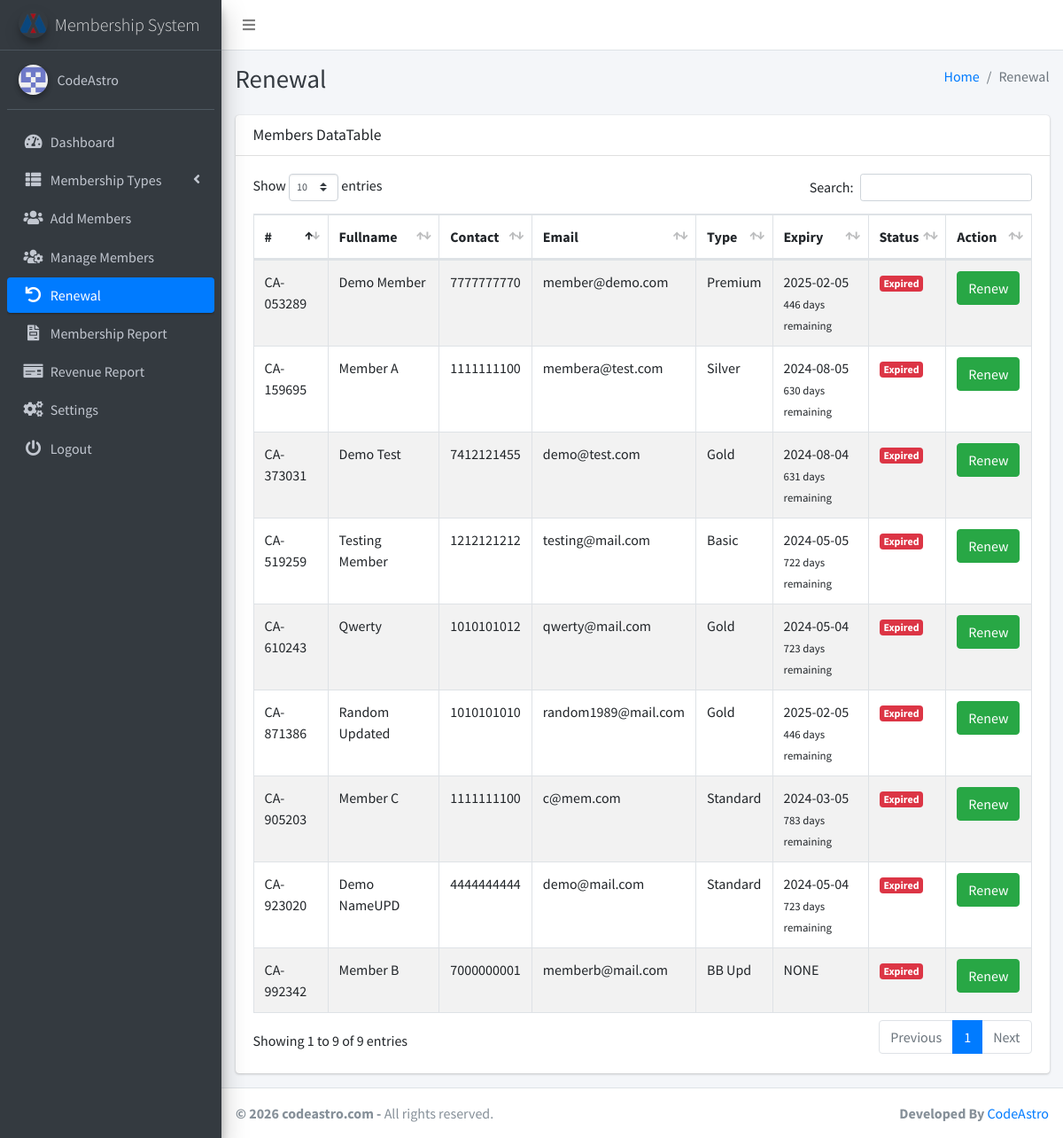
The page /list_renewal.php (signed in) on the database its author committed.
### tables this page shows
CREATE TABLE IF NOT EXISTS `settings` (
`id` int(11) NOT NULL,
  `system_name` varchar(255) NOT NULL,
  `logo` varchar(255) NOT NULL,
  `currency` varchar(50) NOT NULL
);

CREATE TABLE IF NOT EXISTS `members` (
`id` int(11) NOT NULL,
  `fullname` varchar(255) NOT NULL,
  `dob` date NOT NULL,
  `gender` varchar(10) NOT NULL,
  `contact_number` varchar(20) NOT NULL,
  `email` varchar(255) NOT NULL,
  `address` varchar(255) NOT NULL,
  `country` varchar(255) NOT NULL,
  `postcode` varchar(20) NOT NULL,
  `occupation` varchar(255) NOT NULL,
  `membership_type` int(11) NOT NULL,
  `membership_number` varchar(20) NOT NULL,
  `created_at` timestamp NOT NULL DEFAULT CURRENT_TIMESTAMP,
  `photo` varchar(255) NOT NULL,
  `expiry_date` date DEFAULT NULL
);

CREATE TABLE IF NOT EXISTS `membership_types` (
`id` int(11) NOT NULL,
  `type` varchar(255) NOT NULL,
  `amount` int(11) NOT NULL
);

### list_renewal.php (the view, shortened to what this page needs)
<?php
include('includes/config.php');
$selectQuery = "SELECT * FROM members";
$result = $conn->query($selectQuery);
?>
<?php include('includes/header.php');?>
<body class="hold-transition sidebar-mini layout-fixed layout-navbar-fixed layout-footer-fixed">
<div class="wrapper">
  <?php include('includes/nav.php');?>
 <?php include('includes/sidebar.php');?>
  <div class="content-wrapper">
  <?php include('includes/pagetitle.php');?>
    <section class="content">
      <div class="container-fluid">
        <div class="row">
        <div class="col-12">
        <div class="card">
    <div class="card-header">
        <h3 class="card-title">Members DataTable</h3>
    </div>
    <div class="card-body">
    <table id="example1" class="table table-bordered table-striped">
        <thead>
            <tr>
                <th>#</th>
                <th>Fullname</th>
                <th>Contact</th>
                <th>Email</th>
                <th>Type</th>
                <th>Expiry</th>
                <th>Status</th>
                <th>Action</th>
            </tr>
        </thead>
        <tbody>
            <?php
            while ($row = $result->fetch_assoc()) {
                $expiryDate = strtotime($row['expiry_date']);
                $currentDate = time();
                $daysDifference = floor(($expiryDate - $currentDate) / (60 * 60 * 24));
                $membershipStatus = ($daysDifference < 0) ? 'Expired' : 'Active';
                if ($membershipStatus === 'Expired') {
                  $badgeClass = 'badge-danger';
                } elseif ($membershipStatus === 'Active') {
                    $badgeClass = 'badge-success';
                } else {
                    $badgeClass = 'badge-secondary';
                }
                $membershipTypeId = $row['membership_type'];
                $membershipTypeQuery = "SELECT type FROM membership_types WHERE id = $membershipTypeId";
                $membershipTypeResult = $conn->query($membershipTypeQuery);
                $membershipTypeRow = $membershipTypeResult->fetch_assoc();
                $membershipTypeName = ($membershipTypeRow) ? $membershipTypeRow['type'] : 'Unknown';
                echo "<tr>";
                echo "<td>{$row['membership_number']}</td>";
                echo "<td>{$row['fullname']}</td>";
                echo "<td>{$row['contact_number']}</td>";
                echo "<td>{$row['email']}</td>";
                echo "<td>{$membershipTypeName}</td>";
                if ($row['expiry_date'] === NULL) {
                  echo "<td>NONE</td>";
              } else {
                  $expiryDate = new DateTime($row['expiry_date']);
                  $currentDate = new DateTime();
                  $daysRemaining = $currentDate->diff($expiryDate)->days;
                  echo "<td>{$row['expiry_date']}<br><small>{$daysRemaining} days remaining</small></td>";
              }                echo "<td><span class='badge $badgeClass'>$membershipStatus</span></td>";
                echo "<td>
                <a href='renew.php?id={$row['id']}' class='btn btn-success'>Renew</a>
                    </td>";
                echo "</tr>";
            }
            ?>
        </tbody>
    </table>
</div>
</div>
          </div>
        </div>
      </div>
    </section>
  </div>
  <footer class="main-footer">
    <strong> &copy; <?php echo date('Y');?> codeastro.com</a> -</strong>
    All rights reserved.
    <div class="float-right d-none d-sm-inline-block">
      <b>Developed By</b> <a href="https://codeastro.com/">CodeAstro</a>
    </div>
  </footer>
</div>
</body>
</html>

### includes/sidebar.php (shortened to what this page needs)
<?php
$current_page = basename($_SERVER['PHP_SELF']);
?>
 <aside class="main-sidebar sidebar-dark-primary elevation-4">
    <a href="" class="brand-link">
    <img src="<?php echo getLogoUrl(); ?>" alt="Logo" class="brand-image img-circle elevation-3" style="opacity: .8">
    <span class="brand-text font-weight-light"><?php echo getSystemName(); ?></span>
</a>
<?php
function getSystemName()
{
    global $conn;
    $systemNameQuery = "SELECT system_name FROM settings";
    $systemNameResult = $conn->query($systemNameQuery);
    if ($systemNameResult->num_rows > 0) {
        $systemNameRow = $systemNameResult->fetch_assoc();
        return $systemNameRow['system_name'];
    } else {
        return 'CodeAstro';
    }
}
function getLogoUrl()
{
    global $conn;
    $logoQuery = "SELECT logo FROM settings";
    $logoResult = $conn->query($logoQuery);
    if ($logoResult->num_rows > 0) {
        $logoRow = $logoResult->fetch_assoc();
        return $logoRow['logo'];
    } else {
        return 'dist/img/AdminLTELogo.png';
    }
}
?>
    <div class="sidebar">
      <div class="user-panel mt-3 pb-3 mb-3 d-flex">
        <div class="image">
          <img src="dist/img/2382414.png" class="img-circle elevation-2" alt="User Image">
        </div>
        <div class="info">
          <a href="#" class="d-block">CodeAstro</a>
        </div>
      </div>
      <nav class="mt-2">
        <ul class="nav nav-pills nav-sidebar flex-column" data-widget="treeview" role="menu" data-accordion="false">
          <li class="nav-item">
            <a href="dashboard.php" class="nav-link <?php echo ($current_page == 'dashboard.php') ? 'active' : ''; ?>">
              <i class="nav-icon fas fa-tachometer-alt"></i>
              <p>
                Dashboard
              </p>
            </a>
          </li>
          <li class="nav-item has-treeview">
            <a href="#" class="nav-link <?php echo ($current_page == 'add_type.php' || $current_page == 'view_type.php' || $current_page == 'edit_type.php') ? 'active' : ''; ?>">
              <i class="nav-icon fas fa-th-list"></i>
              <p>
                Membership Types
                <i class="fas fa-angle-left right"></i>
              </p>
            </a>
          </li>
          <li class="nav-item">
            <a href="add_members.php" class="nav-link <?php echo ($current_page == 'add_members.php') ? 'active' : ''; ?>">
              <i class="nav-icon fas fa-users"></i>
              <p>Add Members</p>
            </a>
          </li>
          <li class="nav-item">
            <a href="manage_members.php" class="nav-link <?php echo ($current_page == 'manage_members.php' || $current_page == 'edit_member.php' || $current_page == 'memberProfile.php') ? 'active' : ''; ?>">
              <i class="nav-icon fas fa-users-cog"></i>
              <p>Manage Members</p>
            </a>
          </li>
          <li class="nav-item">
            <a href="list_renewal.php" class="nav-link <?php echo ($current_page == 'list_renewal.php' || $current_page == 'renew.php') ? 'active' : ''; ?>">
            <i class="nav-icon fas fa-undo"></i>
              <p>Renewal</p>
            </a>
          </li>
          <li class="nav-item">
            <a href="report.php" class="nav-link <?php echo ($current_page == 'report.php') ? 'active' : ''; ?>">
              <i class="nav-icon fas fa-file-invoice"></i>
              <p>Membership Report</p>
            </a>
          </li>
          <li class="nav-item">
            <a href="revenue_report.php" class="nav-link <?php echo ($current_page == 'revenue_report.php') ? 'active' : ''; ?>">
              <i class="nav-icon fas fa-money-check"></i>
              <p>Revenue Report</p>
            </a>
          </li>
          <li class="nav-item">
            <a href="settings.php" class="nav-link <?php echo ($current_page == 'settings.php') ? 'active' : ''; ?>">
              <i class="nav-icon fas fa-cogs"></i>
              <p>Settings</p>
            </a>
          </li>
          <li class="nav-item">
            <a href="logout.php" class="nav-link <?php echo ($current_page == 'logout.php') ? 'active' : ''; ?>">
              <i class="nav-icon fas fa-power-off"></i>
              <p>Logout</p>
            </a>
          </li>
        </ul>
      </nav>
    </div>
  </aside>

### rows shown on the page
settings: logo (picture), system_name "Membership System"
members: membership_number "CA-923020", fullname "Demo NameUPD", contact_number "4444444444", email "demo@mail.com", membership_type.type "Standard", expiry_date "2024-05-04"
members: membership_number "CA-610243", fullname "Qwerty", contact_number "1010101012", email "qwerty@mail.com", membership_type.type "Gold", expiry_date "2024-05-04"
members: membership_number "CA-373031", fullname "Demo Test", contact_number "7412121455", email "demo@test.com", membership_type.type "Gold", expiry_date "2024-08-04"
members: membership_number "CA-159695", fullname "Member A", contact_number "1111111100", email "membera@test.com", membership_type.type "Silver", expiry_date "2024-08-05"
members: membership_number "CA-992342", fullname "Member B", contact_number "7000000001", email "memberb@mail.com", membership_type.type "BB Upd", shows "NONE"
members: membership_number "CA-871386", fullname "Random Updated", contact_number "1010101010", email "random1989@mail.com", membership_type.type "Gold", expiry_date "2025-02-05"
members: membership_number "CA-519259", fullname "Testing Member", contact_number "1212121212", email "testing@mail.com", membership_type.type "Basic", expiry_date "2024-05-05"
members: membership_number "CA-905203", fullname "Member C", contact_number "1111111100", email "c@mem.com", membership_type.type "Standard", expiry_date "2024-03-05"
members: membership_number "CA-053289", fullname "Demo Member", contact_number "7777777770", email "member@demo.com", membership_type.type "Premium", expiry_date "2025-02-05"

### other values the page prints
$pageTitle "Renewal"
